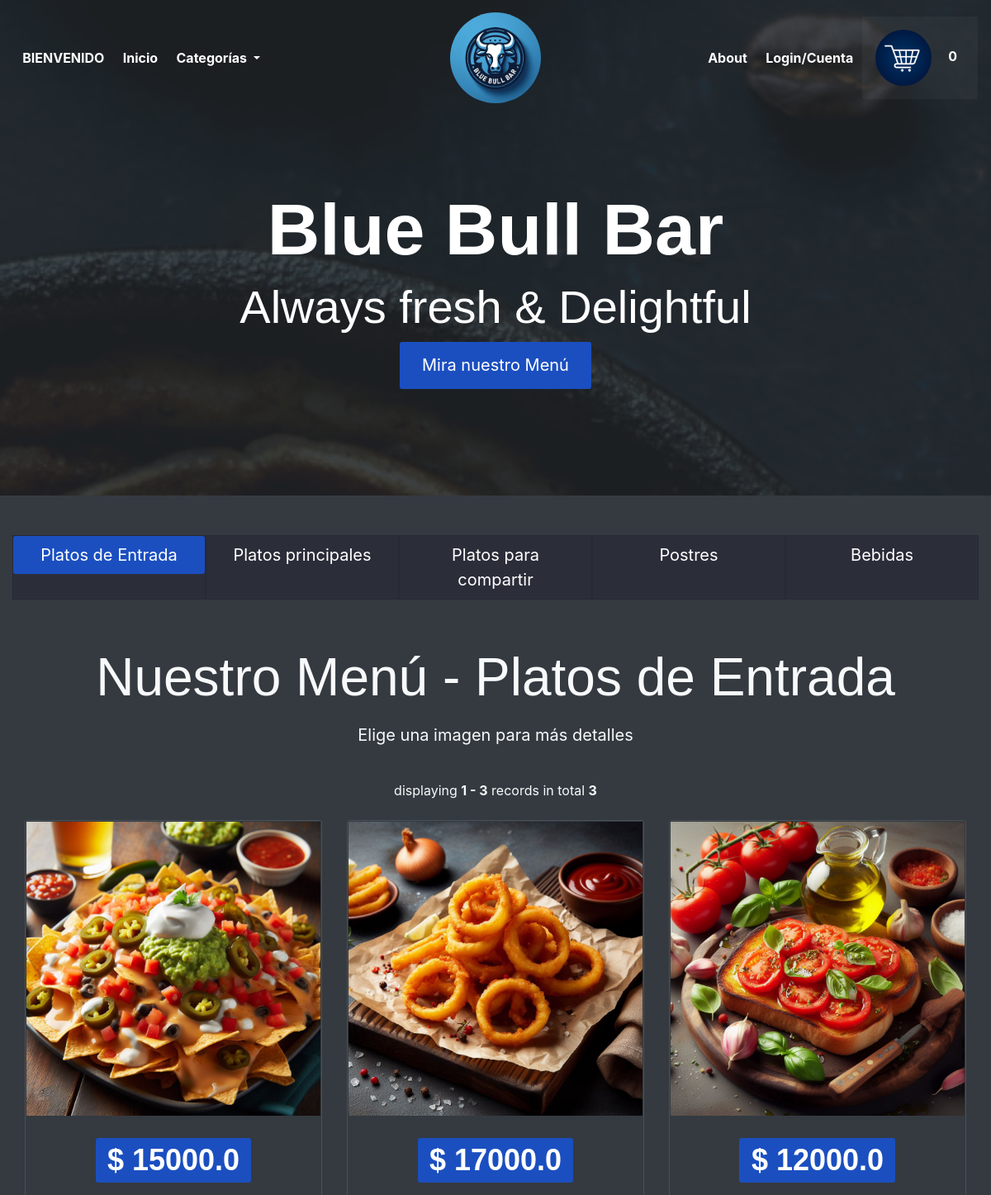
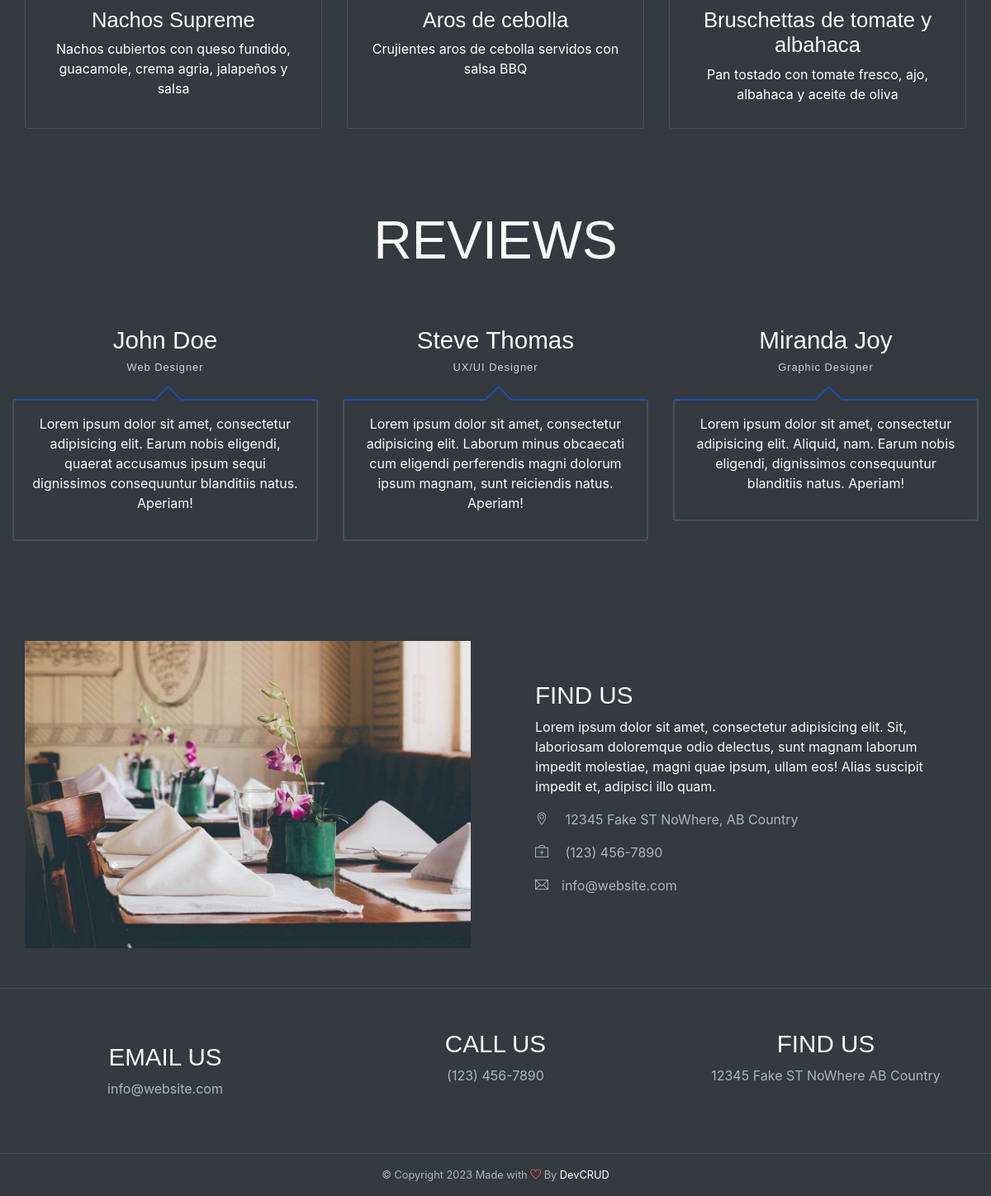
The page / on the database its author committed (2 pictures, top to bottom).
### tables this page shows
CREATE TABLE Menu (
            id INTEGER PRIMARY KEY,
            nombre TEXT NOT NULL,
            descripcion TEXT,
            precio REAL NOT NULL,
            categoria TEXT NOT NULL,
            imagen TEXT NOT NULL
        );

### app/inicio/routes.py (the view)
@inicio_bp.route('/')
def home():
    cart=obtener_carrito()
    page = request.args.get('page', 1, type=int)
    offset = (page - 1) * PER_PAGE
    menu=obtener_por_categoria('Entrada',offset)
    total_items =obtener_total_menu('Entrada')
    pagination = Pagination(page=page, total=total_items, per_page=PER_PAGE, bs_version=4,
        display_msg="Mostrando {start} - {end} de {total} registros en total")
    usuario=None
    if 'email' in session:
        email_usuario=session['email']
        usuario=obtener_por_email(email_usuario)
    return render_template('inicio.html',usuario=usuario, categoria='Platos de Entrada',menu=menu,total_items_cart=cart.total_items(), pagination=pagination)

### app/models/cart.py (called while the page is built)
    def total_items(self):
        total=0
        for item in self.items:
            total+=item.cantidad
        return total

    def to_dict(self):
        return {
            'items': [
                {
                    'item_id': item.item_id,
                    'cantidad': item.cantidad,
                    'precio_cantidad': item.precio_cantidad
                }
                for item in self.items
            ]
        }

### app/services/cart.py (called while the page is built)
def obtener_carrito():
    if 'cart' not in session:
        cart = Cart()
        session['cart'] = cart.to_dict()
    else:
        cart = Cart.from_dict(session['cart'])
    return cart

### app/services/menu_service.py (called while the page is built)
def obtener_total_menu(opcion):
    try:
        db_path = current_app.config['DATABASE_URI'].replace('sqlite:///', '')
        conn = sqlite3.connect(db_path)
        cursor = conn.cursor()
        if opcion=='all':
            cursor.execute("SELECT COUNT(*) FROM Menu")
        else:
            cursor.execute(f"SELECT COUNT(*) FROM Menu where categoria='{opcion}'")
        total_items = cursor.fetchone()[0]
        conn.close()
        return total_items
    except Exception as e:
        print("Error al obtener el menu: ", str(e))
        raise e

def obtener_por_categoria(categoria,offset=0):
    db_path = current_app.config['DATABASE_URI'].replace('sqlite:///', '')
    conn = sqlite3.connect(db_path)
    cursor = conn.cursor()
    query = f"SELECT * FROM Menu WHERE categoria='{categoria}' LIMIT {PER_PAGE} OFFSET {offset}"
    cursor.execute(query)
    items = [MenuItem(*row) for row in cursor.fetchall()]
    conn.close()
    return items

### app/inicio/templates/inicio.html (shortened to what this page needs)
{% extends "base.html"%}
{% block content %}
<header id="home" class="header">
    <div class="overlay text-white text-center"><br><br>
        <h1 class="display-2 font-weight-bold  mt-5">Blue Bull Bar</h1>
        <h2 class="display-4 mb-2">Always fresh &amp; Delightful</h2>
        <a class="btn btn-lg btn-primary" href="#menu">Mira nuestro Menú</a>
    </div>
</header>
<div id="menu" class="container-fluid bg-dark text-light py-5 text-center wow fadeIn">
    <div class="row justify-content-center">
        <div class="col-sm-12 col-md-12 mb-5">
            <ul class="nav nav-pills nav-justified" id="pills-tab" role="tablist">
                <li class="nav-item"
                    style="font-size: 15pt; color: #fff; border: solid 0.1px rgba(0,0,0,0.1); background-color: #08032033; ">
                    <a class="nav-link {% if categoria == 'Platos de Entrada' %}active{% endif %}"
                        href="{{url_for('inicio.platos_por_categoria', categoria='Entrada')}}">Platos de Entrada</a>
                </li>
                <li class="nav-item"
                    style="font-size: 15pt; color: #fff; border: solid 0.1px rgba(0,0,0,0.1); background-color: #08032033; ">
                    <a class="nav-link {% if categoria == 'Platos Principales' %}active{% endif %}"
                        href="{{url_for('inicio.platos_por_categoria', categoria='Principal')}}">Platos
                        principales</a>
                </li>
                <li class="nav-item"
                    style="font-size: 15pt; color: #fff; border: solid 0.1px rgba(0,0,0,0.1); background-color: #08032033; ">
                    <a class="nav-link {% if categoria == 'Platos para Compartir' %}active{% endif %}"
                        href="{{url_for('inicio.platos_por_categoria', categoria='Compartir')}}">Platos para
                        compartir</a>
                </li>
                <li class="nav-item"
                    style="font-size: 15pt; color: #fff; border: solid 0.1px rgba(0,0,0,0.1); background-color: #08032033; ">
                    <a class="nav-link {% if categoria == 'Postres' %}active{% endif %}"
                        href="{{url_for('inicio.platos_por_categoria', categoria='Postre')}}">Postres</a>
                </li>
                <li class="nav-item"
                    style="font-size: 15pt; color: #fff; border: solid 0.1px rgba(0,0,0,0.1); background-color: #08032033; ">
                    <a class="nav-link {% if categoria == 'Bebidas' %}active{% endif %}"
                        href="{{url_for('inicio.platos_por_categoria', categoria='Bebida')}}">Bebidas</a>
                </li>
            </ul>
        </div>
    </div>
    <div class="tab-content" id="pills-tabContent">
        <h2 class="section-title py-2">Nuestro Menú - {{categoria}}</h2>
        <p style="font-size: 15pt;">Elige una imagen para más detalles</p>
        <br>
        <div class="tab-pane fade show active" id="foods" role="tabpanel" aria-labelledby="pills-home-tab">
            <div class="text-center">
                {{ pagination.info }}
            </div>
            <br>
            <div class="row gallary">
                {% for item_menu in menu %}
                <div class="col-md-4">
                    <div class="card bg-transparent border my-3 my-md-0">
                        <div class="gallary-item wow fadeIn">
                            {% if item_menu.imagen.startswith('http') %}
                            <img src="{{ item_menu.imagen }}" alt="template by DevCRID http://www.devcrud.com/"
                                class="rounded-0 card-img-top mg-responsive gallary-img">
                            {% else %}
                            <img src="{{ url_for('static', filename='img/menu/' + item_menu.imagen) }}"
                                alt="template by DevCRID http://www.devcrud.com/"
                                class="rounded-0 card-img-top mg-responsive gallary-img">
                            {% endif %}
                        </div>
                        <div class="card-body" style="height: 250px; overflow: hidden;">
                            <h1 class="text-center mb-4"><a href="#" class="badge badge-primary">$ {{ item_menu.precio
                                    }}</a></h1>
                            <h4 class="pt20 pb20">{{ item_menu.nombre }}</h4>
                            <p class="text-white">{{ item_menu.descripcion }}</p>
                        </div>
                    </div>
                </div>
                {% endfor %}
            </div>
        </div>
    </div>
</div>
<div id="testmonial" class="container-fluid wow fadeIn bg-dark text-light has-height-lg middle-items">
    <h2 class="section-title my-5 text-center">REVIEWS</h2>
    <div class="row mt-3 mb-5">
        <div class="col-md-4 my-3 my-md-0">
            <div class="testmonial-card">
                <h3 class="testmonial-title">John Doe</h3>
                <h6 class="testmonial-subtitle">Web Designer</h6>
                <div class="testmonial-body">
                    <p>Lorem ipsum dolor sit amet, consectetur adipisicing elit. Earum nobis eligendi, quaerat
                        accusamus ipsum sequi dignissimos consequuntur blanditiis natus. Aperiam!</p>
                </div>
            </div>
        </div>
        <div class="col-md-4 my-3 my-md-0">
            <div class="testmonial-card">
                <h3 class="testmonial-title">Steve Thomas</h3>
                <h6 class="testmonial-subtitle">UX/UI Designer</h6>
                <div class="testmonial-body">
                    <p>Lorem ipsum dolor sit amet, consectetur adipisicing elit. Laborum minus obcaecati cum
                        eligendi perferendis magni dolorum ipsum magnam, sunt reiciendis natus. Aperiam!</p>
                </div>
            </div>
        </div>
        <div class="col-md-4 my-3 my-md-0">
            <div class="testmonial-card">
                <h3 class="testmonial-title">Miranda Joy</h3>
                <h6 class="testmonial-subtitle">Graphic Designer</h6>
                <div class="testmonial-body">
                    <p>Lorem ipsum dolor sit amet, consectetur adipisicing elit. Aliquid, nam. Earum nobis eligendi,
                        dignissimos consequuntur blanditiis natus. Aperiam!</p>
                </div>
            </div>
        </div>
    </div>
</div>
{% endblock %}

### app/templates/base.html (shortened to what this page needs)
<!DOCTYPE html>
<html lang="es">
<head>
    <link rel="stylesheet" href="{{ url_for('static',filename='vendors/themify-icons/css/themify-icons.css') }}">
    <link rel="stylesheet" href="{{ url_for('static', filename='vendors/animate/animate.css')}}">
    <link rel="stylesheet" href="{{ url_for('static', filename='css/style.css') }}">
</head>
<body data-spy="scroll" data-target=".navbar" data-offset="40" id="home">
    <nav class="custom-navbar navbar navbar-expand-lg navbar-dark fixed-top" data-spy="affix" data-offset-top="10">
        <div class="collapse navbar-collapse" id="navbarSupportedContent">
            <ul class="navbar-nav">
                <li class="nav-item">
                    <a class="nav-link">BIENVENIDO
                    </a>
                </li>
                <li class="nav-item">
                    <a class="nav-link" href="{{ url_for('inicio.home')}}">Inicio</a>
                </li>
                <li class="nav-item dropdown">
                    <a class="nav-link dropdown-toggle" href="#" id="navbarDropdown" role="button"
                        data-toggle="dropdown" aria-haspopup="true" aria-expanded="false">
                        Categorías
                    </a>
                </li>
            </ul>
            <a class="navbar-brand m-auto" href="#">
                <img src="{{ url_for('static', filename='imgs/logo.jpg')}}" class="brand-img"
                    style="border-radius: 60px;" alt="">
            </a>
            <ul class="navbar-nav">
                <li class="nav-item">
                    <a class="nav-link" href="#about">About</a>
                </li>
                <li class="nav-item">
                    {% if 'email' in session %}
                    <!-- <button type="button" class="btn btn-primary" data-toggle="modal" data-target="#modalCerrarSesion">
                        Comprar
                    </button> -->
                    <a class="nav-link btn" data-toggle="modal" data-target="#modalCerrarSesion">Cerrar Sesión</a>
                    {% else %}
                    <a class="nav-link" href="{{ url_for('auth.login_registro')}}">Login/Cuenta</a>
                    {% endif %}
                </li>
                <li class="nav-item nav-cart">
                    <a href="{{ url_for('cart.mostrar_carrito')}}" style="color: #fff;">
                        <img src="{{ url_for('static',filename='img/cart.png')}}" style="max-width: 100px;"
                            class="rounded">
                        {{total_items_cart}}</a>
                </li>
            </ul>
        </div>
    </nav>
    {% block content %}
    {% endblock %}
    <br>
    <div id="about" class="container-fluid wow fadeIn " id="about" data-wow-duration="1.5s">
        <div class="row align-items-center">
            <div class="col-lg-6 col-md-6 middle-items mt-5 mb-5">
                <div class="container">
                    <div class="">
                        <img src="{{ url_for('static', filename='imgs/book-table-img.jpg') }}" style="max-width: 100%;"
                            class="img-fluid" alt="">
                    </div>
                </div>
            </div>
            <div class="col-md-6 px-5 middle-items mt-5 mb-5">
                <h3>FIND US</h3>
                <p>Lorem ipsum dolor sit amet, consectetur adipisicing elit. Sit, laboriosam doloremque odio delectus,
                    sunt magnam laborum impedit molestiae, magni quae ipsum, ullam eos! Alias suscipit impedit et,
                    adipisci illo quam.</p>
                <div class="text-muted">
                    <p><span class="ti-location-pin pr-3"></span> 12345 Fake ST NoWhere, AB Country</p>
                    <p><span class="ti-support pr-3"></span> (123) 456-7890</p>
                    <p><span class="ti-email pr-3"></span>info@website.com</p>
                </div>
            </div>
        </div>
    </div>
    <div class="container-fluid bg-dark text-light has-height-md middle-items border-top text-center wow fadeIn">
        <div class="row">
            <div class="col-sm-4  mt-3">
                <h3>EMAIL US</h3>
                <P class="text-muted">info@website.com</P>
            </div>
            <div class="col-sm-4">
                <h3>CALL US</h3>
                <P class="text-muted">(123) 456-7890</P>
            </div>
            <div class="col-sm-4">
                <h3>FIND US</h3>
                <P class="text-muted">12345 Fake ST NoWhere AB Country</P>
            </div>
        </div>
    </div>
    <div class="bg-dark text-light text-center border-top wow fadeIn">
        <p class="mb-0 py-3 text-muted small">&copy; Copyright
            <script>document.write(new Date().getFullYear())</script> Made with <i class="ti-heart text-danger"></i> By
            <a href="http://devcrud.com">DevCRUD</a>
        </p>
    </div>
</body>
</html>

### rows shown on the page
Menu: imagen (picture), precio "15000.0", nombre "Nachos Supreme", descripcion "Nachos cubiertos con queso fundido, guacamole, crema agria, jalapeños y salsa"
Menu: imagen (picture), precio "17000.0", nombre "Aros de cebolla", descripcion "Crujientes aros de cebolla servidos con salsa BBQ"
Menu: imagen (picture), precio "12000.0", nombre "Bruschettas de tomate y albahaca", descripcion "Pan tostado con tomate fresco, ajo, albahaca y aceite de oliva"

### other values the page prints
{{ total_items_cart }} "0"
{{ categoria }} "Platos de Entrada"
{{ pagination.info }} "displaying 1 - 3 records in total 3"
